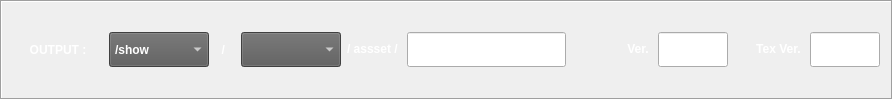
       <widget class="QFrame" name="frame_2">
        <property name="frameShape">
         <enum>QFrame::Box</enum>
        </property>
        <property name="frameShadow">
         <enum>QFrame::Sunken</enum>
        </property>
        <layout class="QVBoxLayout" name="verticalLayout_8">
         <item>
          <layout class="QHBoxLayout" name="stu_layout_16">
           <item>
            <widget class="QLabel" name="stu_label_6">
             <property name="minimumSize">
              <size>
               <width>90</width>
               <height>35</height>
              </size>
             </property>
             <property name="maximumSize">
              <size>
               <width>90</width>
               <height>35</height>
              </size>
             </property>
             <property name="font">
              <font>
               <weight>75</weight>
               <bold>true</bold>
              </font>
             </property>
             <property name="styleSheet">
              <string notr="true">color : white;</string>
             </property>
             <property name="text">
              <string>OUTPUT :</string>
             </property>
             <property name="alignment">
              <set>Qt::AlignCenter</set>
             </property>
            </widget>
           </item>
           <item>
            <widget class="QComboBox" name="stu_roots_comboBox">
             <property name="minimumSize">
              <size>
               <width>100</width>
               <height>35</height>
              </size>
             </property>
             <property name="maximumSize">
              <size>
               <width>16777215</width>
               <height>35</height>
              </size>
             </property>
             <property name="font">
              <font>
               <weight>75</weight>
               <bold>true</bold>
              </font>
             </property>
             <property name="mouseTracking">
              <bool>true</bool>
             </property>
             <property name="focusPolicy">
              <enum>Qt::NoFocus</enum>
             </property>
             <property name="styleSheet">
              <string notr="true">color : white;
background-color: rgb(90,90,90);
padding : 0 5 0 5 px;</string>
             </property>
             <item>
              <property name="text">
               <string>/show</string>
              </property>
             </item>
             <item>
              <property name="text">
               <string>/assetlib</string>
              </property>
             </item>
            </widget>
           </item>
           <item>
            <widget class="QLabel" name="stu_label_9">
             <property name="minimumSize">
              <size>
               <width>20</width>
               <height>35</height>
              </size>
             </property>
             <property name="maximumSize">
              <size>
               <width>20</width>
               <height>35</height>
              </size>
             </property>
             <property name="font">
              <font>
               <weight>75</weight>
               <bold>true</bold>
              </font>
             </property>
             <property name="styleSheet">
              <string notr="true">color : white;</string>
             </property>
             <property name="text">
              <string>/ </string>
             </property>
             <property name="alignment">
              <set>Qt::AlignCenter</set>
             </property>
            </widget>
           </item>
           <item>
            <widget class="QComboBox" name="stu_show_comboBox">
             <property name="minimumSize">
              <size>
               <width>100</width>
               <height>35</height>
              </size>
             </property>
             <property name="maximumSize">
              <size>
               <width>16777215</width>
               <height>35</height>
              </size>
             </property>
             <property name="font">
              <font>
               <weight>75</weight>
               <bold>true</bold>
              </font>
             </property>
             <property name="mouseTracking">
              <bool>true</bool>
             </property>
             <property name="focusPolicy">
              <enum>Qt::NoFocus</enum>
             </property>
             <property name="styleSheet">
              <string notr="true">color : white;
background-color: rgb(90,90,90);
padding : 0 5 0 5 px;</string>
             </property>
            </widget>
           </item>
           <item>
            <widget class="QLabel" name="stu_label_10">
             <property name="minimumSize">
              <size>
               <width>0</width>
               <height>30</height>
              </size>
             </property>
             <property name="maximumSize">
              <size>
               <width>80</width>
               <height>30</height>
              </size>
             </property>
             <property name="font">
              <font>
               <weight>75</weight>
               <bold>true</bold>
              </font>
             </property>
             <property name="styleSheet">
              <string notr="true">color: rgb(255, 255, 255);</string>
             </property>
             <property name="text">
              <string>/ assset / </string>
             </property>
             <property name="alignment">
              <set>Qt::AlignRight|Qt::AlignTrailing|Qt::AlignVCenter</set>
             </property>
            </widget>
           </item>
           <item>
            <widget class="QLineEdit" name="stu_asset_lineEdit">
             <property name="minimumSize">
              <size>
               <width>0</width>
               <height>35</height>
              </size>
             </property>
             <property name="font">
              <font>
               <pointsize>12</pointsize>
               <weight>75</weight>
               <bold>true</bold>
              </font>
             </property>
            </widget>
           </item>
           <item>
            <widget class="QLabel" name="stu_label_8">
             <property name="minimumSize">
              <size>
               <width>80</width>
               <height>30</height>
              </size>
             </property>
             <property name="maximumSize">
              <size>
               <width>60</width>
               <height>30</height>
              </size>
             </property>
             <property name="font">
              <font>
               <weight>75</weight>
               <bold>true</bold>
              </font>
             </property>
             <property name="styleSheet">
              <string notr="true">color: rgb(255, 255, 255);</string>
             </property>
             <property name="text">
              <string>Ver. </string>
             </property>
             <property name="alignment">
              <set>Qt::AlignRight|Qt::AlignTrailing|Qt::AlignVCenter</set>
             </property>
            </widget>
           </item>
           <item>
            <widget class="QLineEdit" name="stu_ver_lineEdit">
             <property name="minimumSize">
              <size>
               <width>0</width>
               <height>35</height>
              </size>
             </property>
             <property name="maximumSize">
              <size>
               <width>70</width>
               <height>16777215</height>
              </size>
             </property>
             <property name="font">
              <font>
               <pointsize>12</pointsize>
               <weight>75</weight>
               <bold>true</bold>
              </font>
             </property>
            </widget>
           </item>
           <item>
            <widget class="QLabel" name="stu_label_7">
             <property name="minimumSize">
              <size>
               <width>70</width>
               <height>30</height>
              </size>
             </property>
             <property name="maximumSize">
              <size>
               <width>70</width>
               <height>30</height>
              </size>
             </property>
             <property name="font">
              <font>
               <weight>75</weight>
               <bold>true</bold>
              </font>
             </property>
             <property name="styleSheet">
              <string notr="true">color: rgb(255, 255, 255);</string>
             </property>
             <property name="text">
              <string>Tex Ver. </string>
             </property>
             <property name="alignment">
              <set>Qt::AlignRight|Qt::AlignTrailing|Qt::AlignVCenter</set>
             </property>
            </widget>
           </item>
           <item>
            <widget class="QLineEdit" name="stu_texVer_lineEdit">
             <property name="minimumSize">
              <size>
               <width>0</width>
               <height>35</height>
              </size>
             </property>
             <property name="maximumSize">
              <size>
               <width>70</width>
               <height>16777215</height>
              </size>
             </property>
             <property name="font">
              <font>
               <pointsize>12</pointsize>
               <weight>75</weight>
               <bold>true</bold>
              </font>
             </property>
            </widget>
           </item>
          </layout>
         </item>
        </layout>
       </widget>
